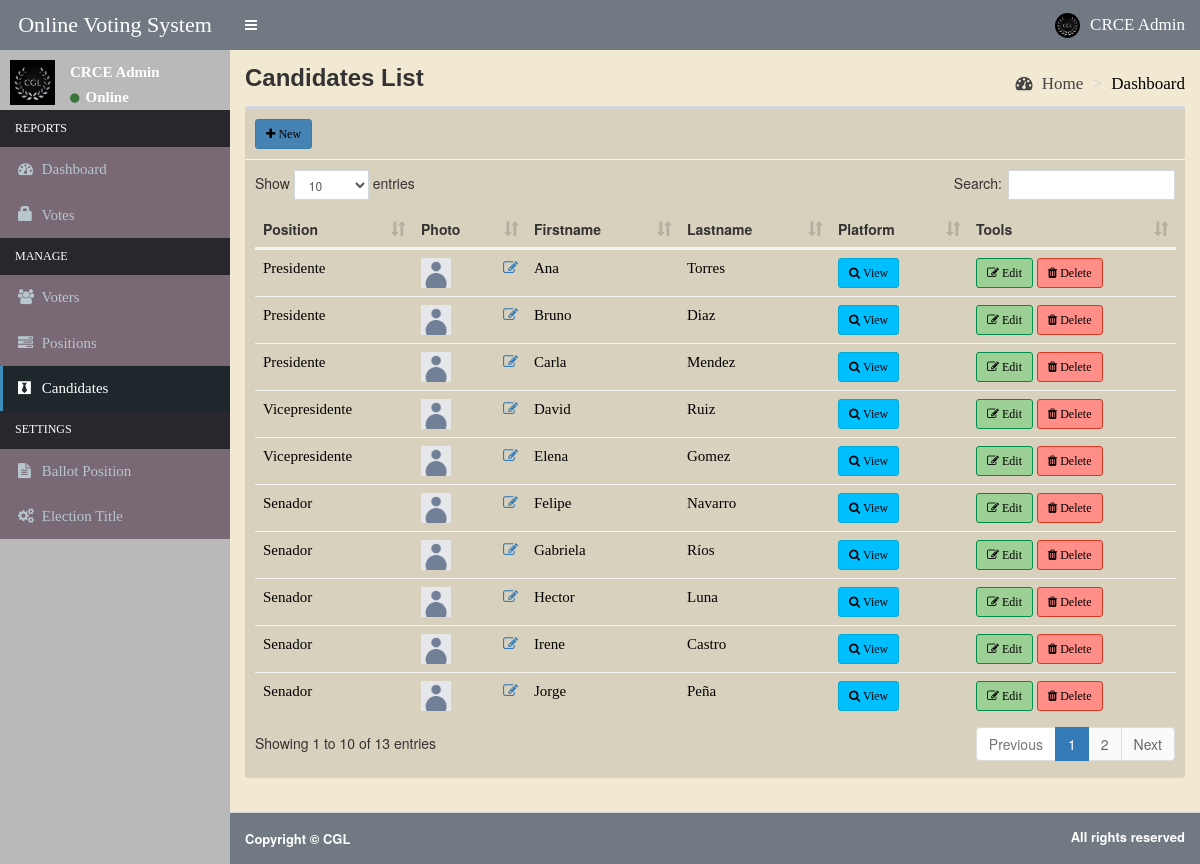
The page /site/admin/candidates.php (signed in) on the database its author committed.
### tables this page shows
CREATE TABLE `candidates` (
  `id` int(11) NOT NULL,
  `position_id` int(11) NOT NULL,
  `firstname` varchar(30) NOT NULL,
  `lastname` varchar(30) NOT NULL,
  `photo` varchar(150) NOT NULL,
  `platform` text NOT NULL
);

CREATE TABLE `positions` (
  `id` int(11) NOT NULL,
  `description` varchar(50) NOT NULL,
  `max_vote` int(11) NOT NULL,
  `priority` int(11) NOT NULL
);

### site/admin/includes/session.php (called while the page is built, shortened)
<?php
	include 'includes/conn.php';
	$sql = "SELECT * FROM admin WHERE id = '".$_SESSION['admin']."'";
	$query = $conn->query($sql);
	$user = $query->fetch_assoc();
?>

### site/admin/candidates.php (the view, shortened to what this page needs)
<?php include 'includes/session.php'; ?>
<?php include 'includes/header.php'; ?>
<body class="hold-transition skin-blue sidebar-mini">
<div class="wrapper">
  <?php include 'includes/navbar.php'; ?>
  <?php include 'includes/menubar.php'; ?>
  <div class="content-wrapper" style="background-color:#F1E9D2 " >
    <section class="content-header">
      <h1><b>
        Candidates List
     </b> </h1>
      <ol class="breadcrumb" style="color:black ; font-size: 17px; font-family:Times">
        <li><a href="#"><i class="fa fa-dashboard" ></i> Home</a></li>
        <li class="active" style="color:black ; font-size: 17px; font-family:Times" >Dashboard</li>
      </ol>
    </section>
    <section class="content">
      <div class="row">
        <div class="col-xs-12">
          <div class="box" style="background-color: #d8d1bd">
            <div class="box-header with-border" style="background-color: #d8d1bd">
              <a href="#addnew" data-toggle="modal" class="btn btn-primary btn-sm btn-curve" style="background-color: #4682B4 ;color:black ; font-size: 12px; font-family:Times"><i class="fa fa-plus"></i> New</a>
            </div>
            <div class="box-body">
              <table id="example1" class="table ">
                <thead>
                  <th>Position</th>
                  <th>Photo</th>
                  <th>Firstname</th>
                  <th>Lastname</th>
                  <th>Platform</th>
                  <th>Tools</th>
                </thead>
                <tbody>
                  <?php
                    $sql = "SELECT *, candidates.id AS canid FROM candidates LEFT JOIN positions ON positions.id=candidates.position_id ORDER BY positions.priority ASC";
                    $query = $conn->query($sql);
                    while($row = $query->fetch_assoc()){
                      $image = (!empty($row['photo'])) ? '../images/'.$row['photo'] : '../images/profile.jpg';
                      echo "
                        <tr style='color:black ; font-size: 15px; font-family:Times'>
                          <td class='hidden'></td>
                          <td>".$row['description']."</td>
                          <td>
                            <img src='".$image."' width='30px' height='30px'>
                            <a href='#edit_photo' data-toggle='modal' class='pull-right photo' data-id='".$row['canid']."'><span class='fa fa-edit'></span></a>
                          </td>
                          <td>".$row['firstname']."</td>
                          <td>".$row['lastname']."</td>
                          <td><a href='#platform' data-toggle='modal' class='btn btn-info btn-sm btn-curve platform'  style='background-color: #00BFFF ;color:black ; font-size: 12px; font-family:Times' data-id='".$row['canid']."'><i class='fa fa-search'></i> View</a></td>
                          <td>
                            <button class='btn btn-success btn-sm edit btn-curve' style='background-color: #9CD095 ;color:black ; font-size: 12px; font-family:Times'  data-id='".$row['canid']."' ><i class='fa fa-edit'></i> Edit</button>
                            <button class='btn btn-danger btn-sm delete btn-curve' style='background-color:#ff8e88 ;color:black ; font-size: 12px; font-family:Times' data-id='".$row['canid']."'><i class='fa fa-trash'></i> Delete</button>
                          </td>
                        </tr>
                      ";
                    }
                  ?>
                </tbody>
              </table>
            </div>
          </div>
        </div>
      </div>
    </section>
  </div>
  <?php include 'includes/footer.php'; ?>
</div>
</body>
</html>

### site/admin/includes/header.php (shortened to what this page needs)
<!DOCTYPE html>
<html>
<head>
  	<link rel="stylesheet" href="../bower_components/bootstrap/dist/css/bootstrap.min.css">
    <link rel="stylesheet" href="../plugins/iCheck/all.css">
  	<link rel="stylesheet" href="../bower_components/font-awesome/css/font-awesome.min.css">
  	<link rel="stylesheet" href="../dist/css/AdminLTE.min.css">
    <link rel="stylesheet" href="../bower_components/datatables.net-bs/css/dataTables.bootstrap.min.css">
    <link rel="stylesheet" href="../bower_components/bootstrap-daterangepicker/daterangepicker.css">
    <link rel="stylesheet" href="../plugins/timepicker/bootstrap-timepicker.min.css">
    <link rel="stylesheet" href="../bower_components/bootstrap-datepicker/dist/css/bootstrap-datepicker.min.css">
    <link rel="stylesheet" href="../dist/css/skins/_all-skins.min.css">
</head>

### site/admin/includes/navbar.php (shortened to what this page needs)
<header class="main-header" style="background-color:#717A83 " >
  <a href="#" class="logo " style="background-color: #717A83">
    <span class="logo-lg " style="background-color:#717A83 ;color:white ; font-size: 22px; font-family:Times  "><marquee behavior="scroll" direction="left">Online Voting System</marquee></span>
  </a>
  <nav class="navbar navbar-static-top " style="background-color: #717A83 ">
    <a href="#" class="sidebar-toggle" data-toggle="push-menu" role="button">
    </a>
    <div class="navbar-custom-menu" style="color:black ; font-size: 17px; font-family:Times">
      <ul class="nav navbar-nav" style="background-color: #717A83 ;color:black ; font-size: 17px; font-family:Times" >
        <li class="dropdown user user-menu  " style="color:black">
          <a href="#" class="dropdown-toggle" data-toggle="dropdown" style="background-color: #717A83 ;color:white ; font-size: 17px; font-family:Times" >
            <img src="<?php echo (!empty($user['photo'])) ? '../images/'.$user['photo'] : '../images/profile.jpg'; ?>" class="user-image" alt="User Image">
            <span class="hidden-xs"><?php echo $user['firstname'].' '.$user['lastname']; ?></span>
          </a>
        </li>
      </ul>
    </div>
  </nav>
</header>

### site/admin/includes/menubar.php (shortened to what this page needs)
<aside class="main-sidebar "style="background-color: #BAB9B9 ">
  <section class="sidebar" style="background-color: #BAB9B9">
    <div class="user-panel" style = "height: 60px">
      <div class="pull-left image ">
        <img src="<?php echo (!empty($user['photo'])) ? '../images/'.$user['photo'] : '../images/profile.jpg'; ?>" class="img-square" alt="User Image" >
      </div>
      <div class="pull-left info "  >
        <p style="color:white ; font-size: 15px; font-family:Times"><?php echo $user['firstname'].' '.$user['lastname']; ?></p>
        <a><i class="fa fa-circle text-success "></i>  <b style=" color:white ; font-size: 15px; font-family:Times"> Online </b></a>
      </div>
    </div>
    <ul class="sidebar-menu" data-widget="tree" style="background-color: #786974 ; color:white ; font-size: 15px; font-family:Times  " >
      <li class="header" style="background-color: #28272D ;color:white ; font-size: 12px; font-family:Times  ">REPORTS</li>
      <li class=""><a href="home.php"><i class="fa fa-dashboard"></i> <span>Dashboard</span></a></li>
      <li class=""><a href="votes.php"><span class="glyphicon glyphicon-lock"></span> <span>Votes</span></a></li>
      <li class="header" style="background-color: #28272D ;color:white ; font-size: 12px; font-family:Times ">MANAGE</li>
      <li class=""><a href="voters.php"><i class="fa fa-users"></i> <span>Voters</span></a></li>
      <li class=""><a href="positions.php"><i class="fa fa-tasks"></i> <span>Positions</span></a></li>
      <li class=""><a href="candidates.php"><i class="fa fa-black-tie"></i> <span>Candidates</span></a></li>
      <li class="header" style="background-color:#28272D ;color:white ; font-size: 12px; font-family:Times">SETTINGS</li>
      <li class=""><a href="ballot.php"><i class="fa fa-file-text"></i> <span>Ballot Position</span></a></li>
      <li class=""><a href="#config" data-toggle="modal"><i class="fa fa-cogs"></i> <span>Election Title</span></a></li>
    </ul>
  </section>
</aside>

### site/admin/includes/footer.php
<footer class="main-footer" style="background-color: #717A83 ">
    <div class="pull-right hidden-xs "  style="color:white ; font-size: 13px"  >
      <b>All rights reserved</b>
    </div  >
    <b style="color:white ; font-size: 13px"><strong>Copyright &copy; CGL </strong></b>
</footer>

### rows shown on the page
candidates: position.description "Presidente", firstname "Ana", lastname "Torres"
candidates: position.description "Presidente", firstname "Bruno", lastname "Diaz"
candidates: position.description "Presidente", firstname "Carla", lastname "Mendez"
candidates: position.description "Vicepresidente", firstname "David", lastname "Ruiz"
candidates: position.description "Vicepresidente", firstname "Elena", lastname "Gomez"
candidates: position.description "Senador", firstname "Felipe", lastname "Navarro"
candidates: position.description "Senador", firstname "Gabriela", lastname "Ríos"
candidates: position.description "Senador", firstname "Hector", lastname "Luna"
candidates: position.description "Senador", firstname "Irene", lastname "Castro"
candidates: position.description "Senador", firstname "Jorge", lastname "Peña"

### other values the page prints
$user['firstname'] "CRCE"
$user['lastname'] "Admin"
